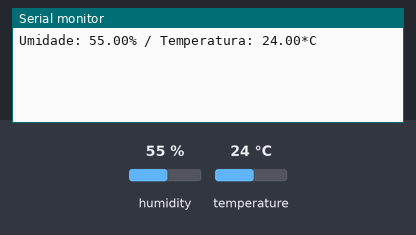
The sketch below on a simulated Arduino Uno, built with avr-gcc and run on an emulated ATmega328P. Parts: the last lines printed to the serial monitor. The inputs (shaded band) are chosen by the test bench; at power-on: humidity 55 %, temperature 24 °C.

Above: at 3.2 s.
3.3 s: humidity set to 22 %
At 5.2 s:
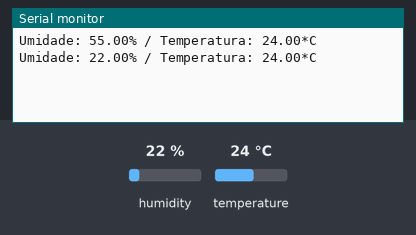
6.0 s: temperature set to 12 °C
At 7.6 s:
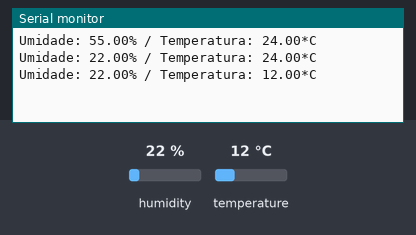
8.7 s: humidity set to 40 %
At 11.2 s:
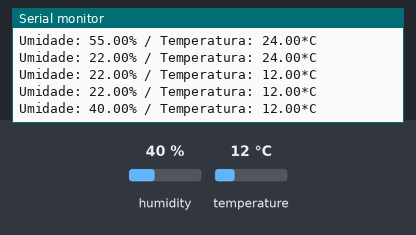
Timing chart, 0 to 12.7 s (numbered marks = the images above; inputs shaded):
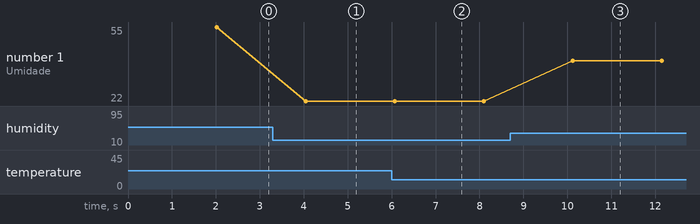

The sketch:

TesteDHT.ino
```cpp
// Sensor DHT11, 3,3v
#include "dht.h" //INCLUSÃO DE BIBLIOTECA

const int pinoDHT11 = 14; //PINO ANALÓGICO UTILIZADO PELO DHT11

dht DHT; //VARIÁVEL DO TIPO DHT

void setup(){
  Serial.begin(9600); //INICIALIZA A SERIAL
  delay(2000); //INTERVALO DE 2 SEGUNDO ANTES DE INICIAR
}

void loop(){
  DHT.read11(pinoDHT11); //LÊ AS INFORMAÇÕES DO SENSOR
  Serial.print("Umidade: "); //IMPRIME O TEXTO NA SERIAL
  Serial.print(DHT.humidity); //IMPRIME NA SERIAL O VALOR DE UMIDADE MEDIDO
  Serial.print("%"); //ESCREVE O TEXTO EM SEGUIDA
  Serial.print(" / Temperatura: "); //IMPRIME O TEXTO NA SERIAL
  Serial.print(DHT.temperature); //IMPRIME NA SERIAL O VALOR DE UMIDADE MEDIDO E REMOVE A PARTE DECIMAL
  Serial.println("*C"); //IMPRIME O TEXTO NA SERIAL
  delay(2000); //INTERVALO DE 2 SEGUNDOS * NÃO DIMINUIR ESSE VALOR
}
```

Measured:
- after the input at 3.3 s, the serial monitor: prints a new line after 0.75 s (image 1)
- after the input at 6.0 s, the serial monitor: prints a new line after 0.07 s (image 2)
- after the input at 8.7 s, the serial monitor: prints a new line after 1.4 s (image 3)
- plotted number 1: 55 → 22 after the input at 3.3 s, 22 → 40 after the input at 8.7 s
